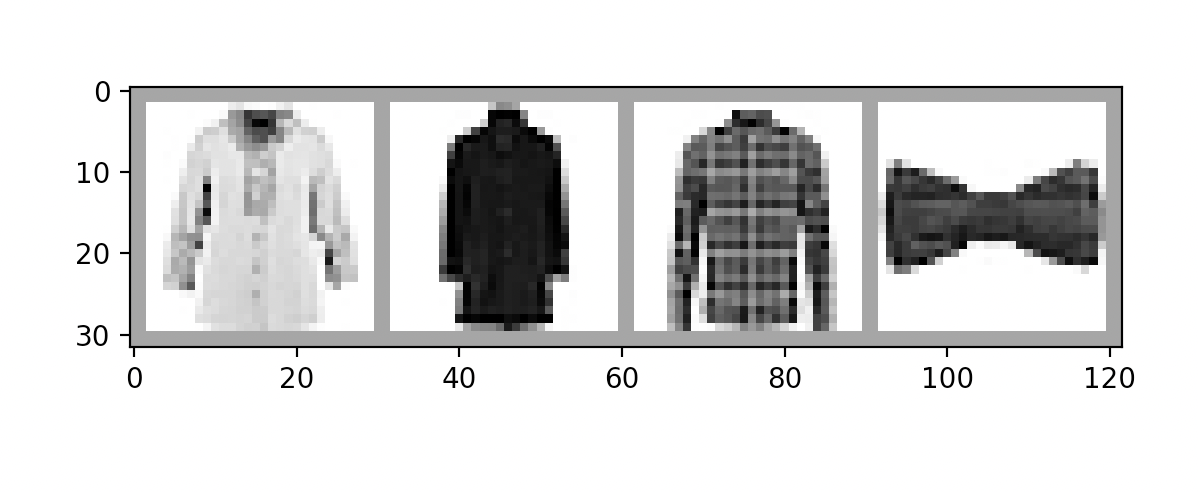

Here is the Python script that generated this plot:
# TRAINING WITH PYTORCH

# ========================================
# Dataset and DataLoader

import torch
import torchvision
import torchvision.transforms as transforms

# PyTorch TensorBoard support
from torch.utils.tensorboard import SummaryWriter
from datetime import datetime

from multiprocessing import freeze_support

transform = transforms.Compose(
    [transforms.ToTensor(), transforms.Normalize((0.5,), (0.5,))]
)

# Create datasets for training & validation, download if necessary
training_set = torchvision.datasets.FashionMNIST(
    "./data", train=True, transform=transform, download=True
)
validation_set = torchvision.datasets.FashionMNIST(
    "./data", train=False, transform=transform, download=True
)

# Create data loaders for our datasets; shuffle for training, not for validation
training_loader = torch.utils.data.DataLoader(
    training_set, batch_size=4, shuffle=True, num_workers=2
)
validation_loader = torch.utils.data.DataLoader(
    validation_set, batch_size=4, shuffle=False, num_workers=2
)

# Class labels
classes = (
    "T-shirt/top",
    "Trouser",
    "Pullover",
    "Dress",
    "Coat",
    "Sandal",
    "Shirt",
    "Sneaker",
    "Bag",
    "Ankle Boot",
)

# Report split sizes
print("Training set has {} instances".format(len(training_set)))
print("Validation set has {} instances".format(len(validation_set)))


# Visualization
import matplotlib.pyplot as plt
import numpy as np

# Helper function for inline image display
def matplotlib_imshow(img, one_channel=False):
    if one_channel:
        img = img.mean(dim=0)
    img = img / 2 + 0.5  # unnormalize
    npimg = img.numpy()
    if one_channel:
        plt.imshow(npimg, cmap="Greys")
        plt.show()
    else:
        plt.imshow(np.transpose(npimg, (1, 2, 0)))
        plt.show()


# ========================================
# The Model
import torch.nn as nn
import torch.nn.functional as F

# PyTorch models inherit from torch.nn.Module
class GarmentClassifier(nn.Module):
    def __init__(self):
        super(GarmentClassifier, self).__init__()
        self.conv1 = nn.Conv2d(1, 6, 5)
        self.pool = nn.MaxPool2d(2, 2)
        self.conv2 = nn.Conv2d(6, 16, 5)
        self.fc1 = nn.Linear(16 * 4 * 4, 120)
        self.fc2 = nn.Linear(120, 84)
        self.fc3 = nn.Linear(84, 10)

    def forward(self, x):
        x = self.pool(F.relu(self.conv1(x)))
        x = self.pool(F.relu(self.conv2(x)))
        x = x.view(-1, 16 * 4 * 4)
        x = F.relu(self.fc1(x))
        x = F.relu(self.fc2(x))
        x = self.fc3(x)
        return x


# ========================================
# The Training Loop
def train_one_epoch(epoch_index, tb_writer):
    global optimizer, model, loss_fn

    running_loss = 0.0
    last_loss = 0.0

    # Here, we use enumerate(training_loader) instead of
    # iter(training_loader) so that we can track the batch
    # index and do some intra-epoch reporting
    for i, data in enumerate(training_loader):
        # Every data instance is an input + label pair
        inputs, labels = data

        # Zero your gradients for every batch!
        optimizer.zero_grad()

        # Make predictions for this batch
        outputs = model(inputs)

        # Compute the loss and its gradients
        loss = loss_fn(outputs, labels)
        loss.backward()

        # Adjust learning weights
        optimizer.step()

        # Gather data and report
        running_loss += loss.item()
        if i % 1000 == 999:
            last_loss = running_loss / 1000  # loss per batch
            print("  batch {} loss: {}".format(i + 1, last_loss))
            tb_x = epoch_index * len(training_loader) + i + 1
            tb_writer.add_scalar("Loss/train", last_loss, tb_x)
            running_loss = 0.0

    return last_loss


optimizer = None
model = None
loss_fn = None


def main():
    global optimizer, model, loss_fn

    dataiter = iter(training_loader)
    images, labels = dataiter.next()

    # Create a grid from the images and show them
    img_grid = torchvision.utils.make_grid(images)
    matplotlib_imshow(img_grid, one_channel=True)
    print("  ".join(classes[labels[j]] for j in range(4)))

    model = GarmentClassifier()

    # ========================================
    # Loss Function
    loss_fn = torch.nn.CrossEntropyLoss()

    # NB: Loss functions expect data in batches, so we're creating batches of 4
    # Represents the model's confidence in each of the 10 classes for a given input
    dummy_outputs = torch.rand(4, 10)
    # Represents the correct class among the 10 being tested
    dummy_labels = torch.tensor([1, 5, 3, 7])

    print(dummy_outputs)
    print(dummy_labels)

    loss = loss_fn(dummy_outputs, dummy_labels)
    print("Total loss for this batch: {}".format(loss.item()))

    # ========================================
    # Optimizer
    # Optimizers specified in the torch.optim package

    optimizer = torch.optim.SGD(model.parameters(), lr=0.001, momentum=0.9)

    # ========================================
    # Per-Epoch Activity

    # Initializing in a separate cell so we can easily add more epochs to the same run
    timestamp = datetime.now().strftime("%Y%m%d_%H%M%S")
    writer = SummaryWriter("runs/fashion_trainer_{}".format(timestamp))
    epoch_number = 0

    EPOCHS = 5

    best_vloss = 1_000_000.0

    for epoch in range(EPOCHS):
        print("EPOCH {}:".format(epoch_number + 1))

        # Make sure gradient tracking is on, and do a pass over the data
        model.train(True)
        avg_loss = train_one_epoch(epoch_number, writer)

        # We don't need gradients on to do reporting
        model.train(False)

        running_vloss = 0.0
        for i, vdata in enumerate(validation_loader):
            vinputs, vlabels = vdata
            voutputs = model(vinputs)
            vloss = loss_fn(voutputs, vlabels)
            running_vloss += vloss

        avg_vloss = running_vloss / (i + 1)
        print("LOSS train {} valid {}".format(avg_loss, avg_vloss))

        # Log the running loss averaged per batch
        # for both training and validation
        writer.add_scalars(
            "Training vs. Validation Loss",
            {"Training": avg_loss, "Validation": avg_vloss},
            epoch_number + 1,
        )
        writer.flush()

        # Track best performance, and save the model's state
        if avg_vloss < best_vloss:
            best_vloss = avg_vloss
            model_path = "GarmentClassifier.tar"
            torch.save(model.state_dict(), model_path)

        epoch_number += 1

    # ========================================
    # Save model
    saved_model = GarmentClassifier()
    saved_model.load_state_dict(torch.load("./GarmentClassifier.tar"), strict=True)
    print(saved_model)
    print(saved_model.parameters())

if __name__ == "__main__":
    freeze_support()
    main()
